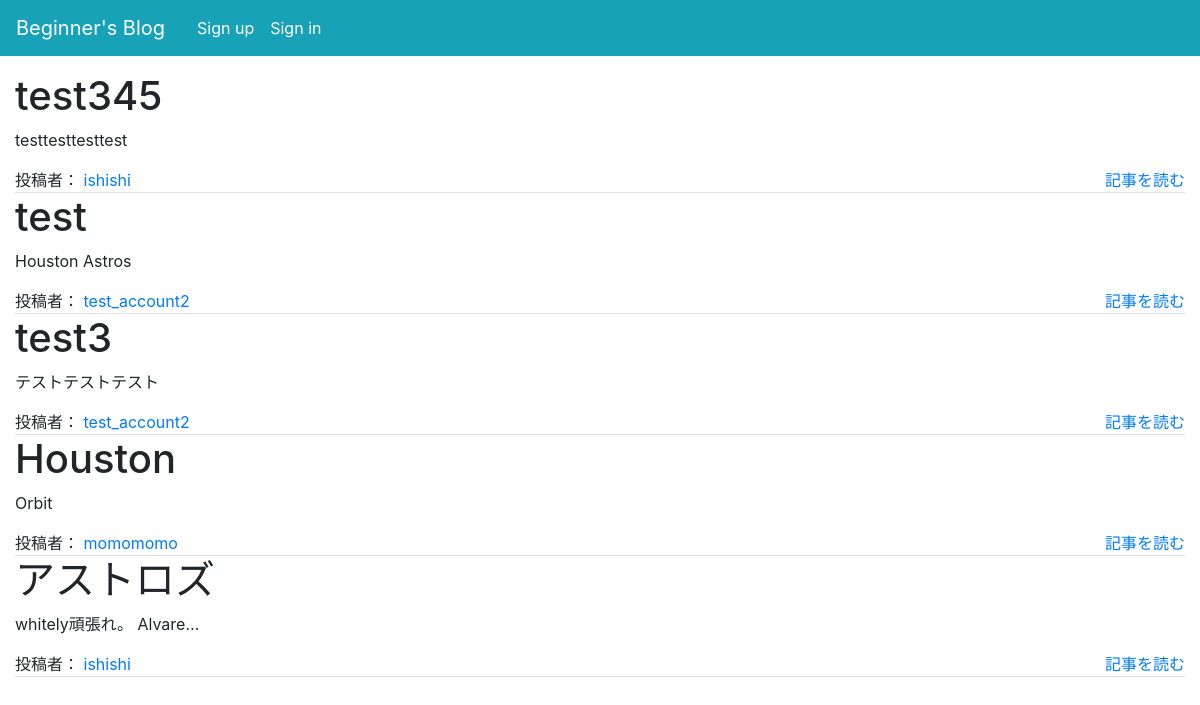
/, run on an earlier commit of the app's database.
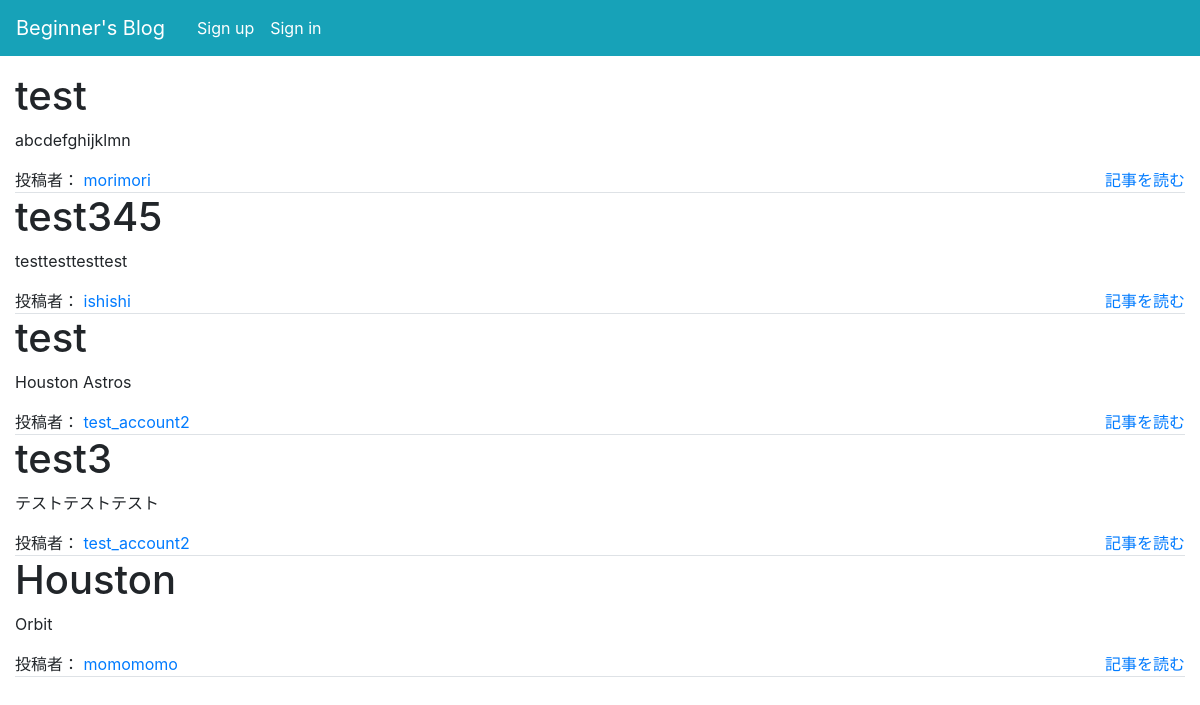
And on a later commit of the database.
### blog/models.py (models this page shows, shortened)
class Post(models.Model):
    user = models.ForeignKey(User, on_delete=models.CASCADE)
    title = models.CharField(max_length = 30)
    text = models.TextField()
    created_datetime = models.DateTimeField(default = timezone.now)
    updated_datetime = models.DateTimeField(auto_now=True)

### blog/views.py (the view)
# urls.py: path('', views.top, name='top'),
def top(request):
    posts = Post.objects.all().order_by('-created_datetime')
    return render(request, 'blog/top.html', {'posts': posts})

### blog/templates/blog/top.html
{% extends 'blog/base.html' %}
{% load staticfiles %}
{% block head %}
<link rel="stylesheet" href="{% static 'css/top.css' %}">
{% endblock %}
{% block main %}
{% for post in posts %}
<div class="border-bottom">
  <h1>{{ post.title }}</h1>
  <p>{{ post.text | truncatechars:20 }}</p>
  <div>
    <a>投稿者：<a/>
    <a class="user" href="{% url 'blog:user_detail' pk=post.user.pk %}">{{ post.user }}</a>
    <a class="post-detail ml-4 float-right" href="{% url 'blog:post_detail'  pk=post.pk %}">記事を読む</a>
  </div>
</div>
{% endfor %}
{% endblock %}

What changed in the data, as far as the page shows it:
removed Post: title "アストロズ", text "whitely頑張れ。 Alvare…", user "ishishi"
added Post: title "test", text "abcdefghijklmn", user "morimori"
